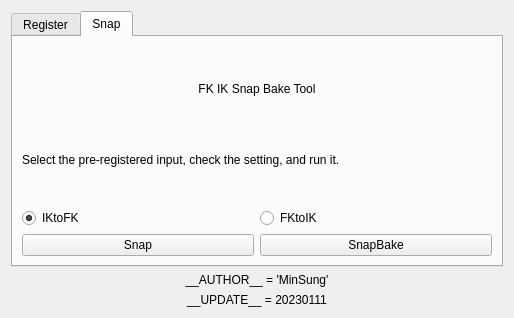
<?xml version="1.0" encoding="UTF-8"?>
<ui version="4.0">
 <class>Form</class>
 <widget class="QWidget" name="Form">
  <property name="geometry">
   <rect>
    <x>0</x>
    <y>0</y>
    <width>514</width>
    <height>317</height>
   </rect>
  </property>
  <property name="windowTitle">
   <string>Form</string>
  </property>
  <layout class="QGridLayout" name="gridLayout_3">
   <item row="1" column="0">
    <widget class="QLabel" name="author">
     <property name="text">
      <string>__AUTHOR__ = 'MinSung'</string>
     </property>
     <property name="alignment">
      <set>Qt::AlignCenter</set>
     </property>
    </widget>
   </item>
   <item row="0" column="0">
    <widget class="QTabWidget" name="tabWidget">
     <property name="currentIndex">
      <number>1</number>
     </property>
     <widget class="QWidget" name="Registertab">
      <attribute name="title">
       <string>Register</string>
      </attribute>
      <layout class="QGridLayout" name="gridLayout">
       <item row="0" column="0">
        <layout class="QVBoxLayout" name="verticalLayout_2">
         <item>
          <spacer name="horizontalSpacer_4">
           <property name="orientation">
            <enum>Qt::Horizontal</enum>
           </property>
           <property name="sizeHint" stdset="0">
            <size>
             <width>40</width>
             <height>20</height>
            </size>
           </property>
          </spacer>
         </item>
         <item>
          <widget class="QLabel" name="label_2">
           <property name="text">
            <string>Register IK or FK.</string>
           </property>
           <property name="alignment">
            <set>Qt::AlignCenter</set>
           </property>
          </widget>
         </item>
         <item>
          <spacer name="horizontalSpacer_5">
           <property name="orientation">
            <enum>Qt::Horizontal</enum>
           </property>
           <property name="sizeHint" stdset="0">
            <size>
             <width>40</width>
             <height>20</height>
            </size>
           </property>
          </spacer>
         </item>
         <item>
          <widget class="QLabel" name="label_7">
           <property name="text">
            <string>!! It operates on the FK IK Switching structure consisting of three joints.</string>
           </property>
          </widget>
         </item>
         <item>
          <widget class="QLabel" name="label_3">
           <property name="text">
            <string>Register IK : Please select in the order of FKJnts(St,Md,En), IKCTRL, IKPV, Input</string>
           </property>
          </widget>
         </item>
         <item>
          <widget class="QLabel" name="label_8">
           <property name="text">
            <string>Register FK : Please select in the order of FKCtrl(St,Md,En), IKJnts(St,Md,En), Input</string>
           </property>
          </widget>
         </item>
         <item>
          <widget class="QLabel" name="label_9">
           <property name="text">
            <string>The snapitem is registered with the last selected input.</string>
           </property>
          </widget>
         </item>
         <item>
          <spacer name="horizontalSpacer_6">
           <property name="orientation">
            <enum>Qt::Horizontal</enum>
           </property>
           <property name="sizeHint" stdset="0">
            <size>
             <width>40</width>
             <height>20</height>
            </size>
           </property>
          </spacer>
         </item>
         <item>
          <layout class="QHBoxLayout" name="horizontalLayout_3">
           <item>
            <widget class="QRadioButton" name="FKradioButton">
             <property name="text">
              <string>FK</string>
             </property>
             <property name="checked">
              <bool>true</bool>
             </property>
            </widget>
           </item>
           <item>
            <widget class="QRadioButton" name="IKradioButton">
             <property name="text">
              <string>IK</string>
             </property>
            </widget>
           </item>
          </layout>
         </item>
         <item>
          <layout class="QHBoxLayout" name="horizontalLayout_4">
           <item>
            <widget class="QPushButton" name="registrationpushButton">
             <property name="text">
              <string>Registration</string>
             </property>
            </widget>
           </item>
           <item>
            <widget class="QPushButton" name="deletepushButton">
             <property name="text">
              <string>Delete</string>
             </property>
            </widget>
           </item>
          </layout>
         </item>
        </layout>
       </item>
      </layout>
     </widget>
     <widget class="QWidget" name="Snaptab">
      <attribute name="title">
       <string>Snap</string>
      </attribute>
      <layout class="QGridLayout" name="gridLayout_2">
       <item row="0" column="0">
        <layout class="QVBoxLayout" name="verticalLayout">
         <item>
          <spacer name="horizontalSpacer_2">
           <property name="orientation">
            <enum>Qt::Horizontal</enum>
           </property>
           <property name="sizeHint" stdset="0">
            <size>
             <width>401</width>
             <height>20</height>
            </size>
           </property>
          </spacer>
         </item>
         <item>
          <widget class="QLabel" name="label">
           <property name="text">
            <string>FK IK Snap Bake Tool</string>
           </property>
           <property name="alignment">
            <set>Qt::AlignCenter</set>
           </property>
          </widget>
         </item>
         <item>
          <spacer name="horizontalSpacer">
           <property name="orientation">
            <enum>Qt::Horizontal</enum>
           </property>
           <property name="sizeHint" stdset="0">
            <size>
             <width>401</width>
             <height>20</height>
            </size>
           </property>
          </spacer>
         </item>
         <item>
          <widget class="QLabel" name="label_6">
           <property name="text">
            <string>Select the pre-registered input, check the setting, and run it.</string>
           </property>
          </widget>
         </item>
         <item>
          <spacer name="horizontalSpacer_3">
           <property name="orientation">
            <enum>Qt::Horizontal</enum>
           </property>
           <property name="sizeHint" stdset="0">
            <size>
             <width>401</width>
             <height>20</height>
            </size>
           </property>
          </spacer>
         </item>
         <item>
          <layout class="QHBoxLayout" name="horizontalLayout">
           <item>
            <widget class="QRadioButton" name="IKtoFKradioButton">
             <property name="text">
              <string>IKtoFK</string>
             </property>
             <property name="checked">
              <bool>true</bool>
             </property>
            </widget>
           </item>
           <item>
            <widget class="QRadioButton" name="FKtoIKradioButton">
             <property name="text">
              <string>FKtoIK</string>
             </property>
            </widget>
           </item>
          </layout>
         </item>
         <item>
          <layout class="QHBoxLayout" name="horizontalLayout_2">
           <item>
            <widget class="QPushButton" name="SnappushButton">
             <property name="text">
              <string>Snap</string>
             </property>
            </widget>
           </item>
           <item>
            <widget class="QPushButton" name="SnapBakepushButton">
             <property name="text">
              <string>SnapBake</string>
             </property>
            </widget>
           </item>
          </layout>
         </item>
        </layout>
       </item>
      </layout>
     </widget>
    </widget>
   </item>
   <item row="2" column="0">
    <widget class="QLabel" name="update">
     <property name="text">
      <string>__UPDATE__ = 20230111</string>
     </property>
     <property name="alignment">
      <set>Qt::AlignCenter</set>
     </property>
    </widget>
   </item>
  </layout>
 </widget>
 <resources/>
 <connections/>
</ui>
